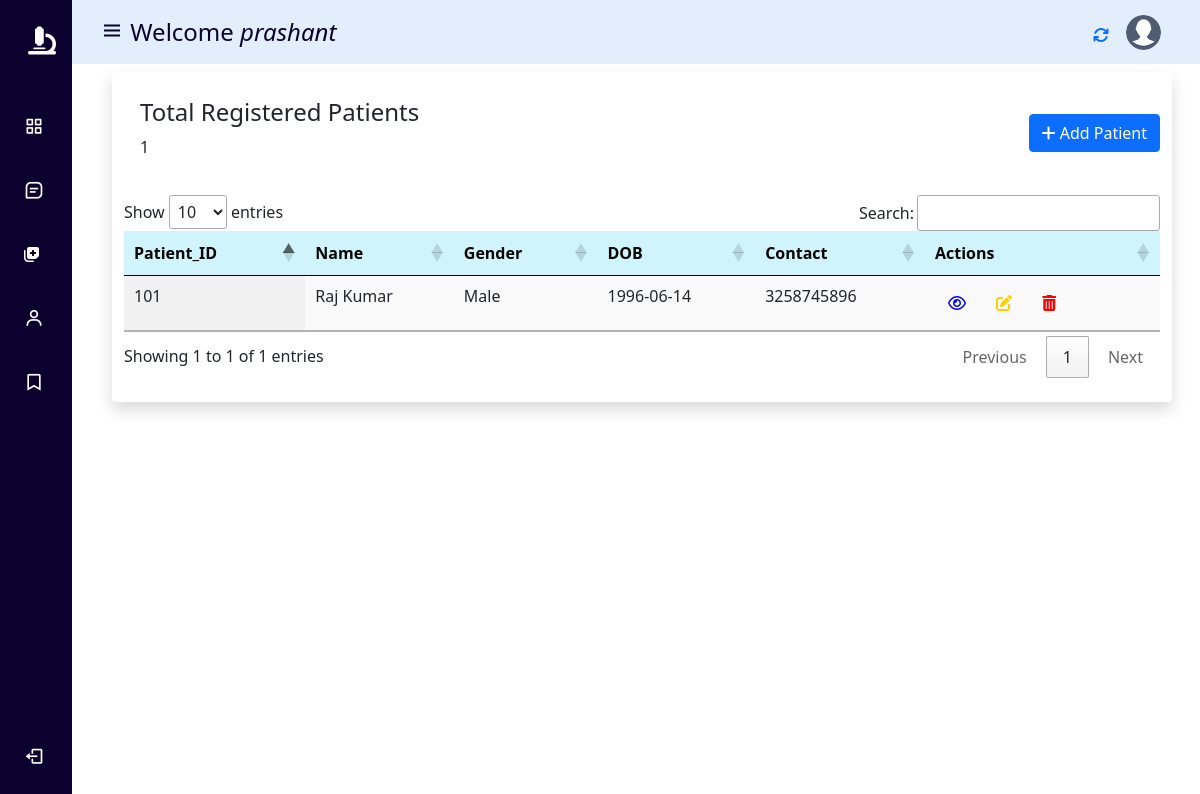
Screenshot of /client/index.php?page=patient (signed in) with the database file from the repository.
### tables this page shows
CREATE TABLE `users` (
  `id` int(50) NOT NULL,
  `name` varchar(250) NOT NULL,
  `email` varchar(200) NOT NULL,
  `contact` decimal(10,0) NOT NULL,
  `username` text NOT NULL,
  `password` text NOT NULL,
  `avatar` text DEFAULT 'login.png'
);

CREATE TABLE `patient` (
  `patient_id` int(30) NOT NULL,
  `username` varchar(50) DEFAULT NULL,
  `name` text NOT NULL,
  `gender` varchar(50) NOT NULL,
  `contact` varchar(150) NOT NULL,
  `email` text NOT NULL,
  `dob` date NOT NULL,
  `address` text NOT NULL,
  `avatar` text DEFAULT NULL,
  `delete_flag` tinyint(1) NOT NULL DEFAULT 0,
  `date_created` datetime NOT NULL DEFAULT current_timestamp(),
  `date_updated` datetime DEFAULT NULL ON UPDATE current_timestamp()
);

### client/pages/patient.php (the view, shortened to what this page needs)
<head>
</head>
<div class="container-fluid-0 mt-4 pb-4">
   <div class="row align-items-center justify-content-between">
    <div class="col-auto mr-auto col-lg-5">
    <div class="card border-0 ">
      <div class="card-body ">
        <div class="row">
          <div class="col-9">
              <div><h4 class="card-title">Total Registered Patients</h4>
              </div>
              <div><p class="card-text">
              <?php
                  $insertQuery = "SELECT * from `patient` where username='$_SESSION[username]'";
                  $result = $conn->query($insertQuery);
                  $rowcount=mysqli_num_rows($result);
                  echo $rowcount;
                  ?>
              </p></div>
          </div>
        </div>
      </div>
    </div>
  </div>
        <div class="col-auto">
            <button class="btn btn-primary"  data-bs-toggle="modal" data-bs-target="#addpatient"><i class="fa-solid fa-plus"></i> Add Patient</button>
        </div>
   </div>
   <div class="conainer-fluid-0">
    <table class="table display" id="myTable">
        <thead class="table-info">
            <tr>
                <th scope="col">Patient_ID</th>
                <th scope="col">Name</th>
                <th scope="col">Gender</th>
                <th scope="col">DOB</th>
                <th scope="col">Contact</th>
                <th scope="col">Actions</th>
            </tr>
        </thead>
        <tbody>
        <?php
            if ($rowcount > 0) {
              while($row = $result->fetch_assoc()) {
                ?>
           <tr>
              <td class="ptid"><?php echo $row["patient_id"]?></td>
              <td><?php echo $row["name"]?></td>
              <td><?php echo $row["gender"]?></td>
              <td><?php echo $row["dob"]?></td>
              <td><?php echo $row["contact"]?></td>
              <td>
                <a class="btn" href="?page=viewpatient&id=<?php echo $row["patient_id"]?>"><i class="fa-regular fa-eye" style="color: blue;"></i></a>
                <a href="" class="btn update" ><i class="fa-solid fa-pen-to-square" style="color: #fad000;"></i></a>
                <a href="" class="btn delete" ><i class="fa fa-trash-alt" style="color: red;"></i></a>
              </td>
           </tr>
           <?php
           }
          } else {
           echo "<tr><td colspan='6' class='text-center'>no record found!</td></tr>";
            }
          ?>
        </tbody>
    </table>
   </div>
</div>

### client/pages/navigation.php (shortened to what this page needs)
<?php
$insertQuery = "SELECT * from `users` where username='$_SESSION[username]'";
$result = $conn->query($insertQuery);
$row = $result->fetch_assoc();
?>
<body id="body-pd">
    <header class="header" id="header">
        <div class="header_toggle mr-5"> <i class='bx bx-menu' id="header-toggle"></i>
        <span class="wel ml-4">Welcome <i><?php echo $row['name']; ?></i></span>
        </div>
        <div class="notification" >
            <div class="row">
              <div class="col-4 mt-2"> <a href=""  onclick="location.reload();" ><i class="fa fa-refresh" aria-hidden="true"></i></a>
              </div>
               <div class="col-8">
                 <img class="mg1" data-toggle="dropdown" aria-haspopup="true" aria-expanded="false" src="<?php echo "img/".$row['avatar']?>" alt="">
               </div>
            </div>
        </div>
    </header>
    <div class="l-navbar" id="nav-bar" style="min-width:72px">
        <nav class="nav dark-navbar">
            <div>
                <div class="nav_logo text-white"><h3> <i class='fa fa-microscope mx-1'></i></h3>
                <span class="nav_logo-name"><h3>PathLab</h3></span> </div>
                <div class="nav_list">
                    <a href="./" class="nav_link" style="text-decoration:none;">
                    <i class='bx bx-grid-alt nav_icon'></i>
                    <span class="nav_name">Dashboard</span> </a>
                    <a href="?page=appointment" class="nav_link" style="text-decoration:none;">
                      <i class='bx bx-message-square-detail nav_icon'></i>
                       <span class="nav_name">Appointments</span> </a>
                    <a href="?page=tests" class="nav_link" style="text-decoration:none;">
                    <i class="fa-solid fa-notes-medical"></i>
                    <span class="nav_name">Test Details</span> </a>
                    <a href="?page=patient" class="nav_link" style="text-decoration:none;">
                    <i class='bx bx-user nav_icon'></i>
                     <span class="nav_name">Patients</span> </a>
                        <a href="?page=report" class="nav_link" style="text-decoration:none;">
                         <i class='bx bx-bookmark nav_icon'></i>
                        <span class="nav_name">Reports & Bill</span> </a>
                </div>
            </div>                <a href class="nav_link" style="text-decoration:none;" data-bs-toggle="modal" data-bs-target="#logout"> <i class='bx bx-log-out nav_icon'></i> <span class="nav_name">Sign Out</span>
                </a>
        </nav>
    </div>
   </body>

### client/css/index.css (style rules this page uses)
:root { --header-height: 3rem;--nav-width: 68px;--first-color: #0a012e;--first-color-light: #afa5d9;--white-color: #F7F6FB;--body-font: 'Nunito', sans-serif;--normal-font-size: 1rem;--z-fixed: 100 }
*,::before,::after { box-sizing: border-box }
body { position: relative;margin: var(--header-height) 0 0 0;padding: 0 1rem;font-family: var(--body-font);font-size: var(--normal-font-size);transition: .5s }
a { text-decoration: none }
.header { width: 100%;height: var(--header-height);position: fixed;top: 0;left: 0;display: flex;align-items: center;justify-content: space-between;padding: 0 1rem;background-color:hwb(213 89% 1%);z-index: var(--z-fixed);transition: .5s }
.header_toggle { color: var(--first-color);font-size: 1.5rem;cursor: pointer }
.mg1 { width:35px;border-radius: 50%; }
.l-navbar { position: fixed;top: 0;left: -30%;width: var(--nav-width);height: 100vh;background-color: var(--first-color);padding: .5rem 1rem 0 0;transition: .5s;z-index: var(--z-fixed) }
.nav { height: 100%;display: flex;flex-direction: column;justify-content: space-between;overflow: hidden }
.nav_logo, .nav_link { display: grid;grid-template-columns: max-content max-content;align-items: center;column-gap: 1rem; padding: .5rem 0 .5rem 1.5rem }
.nav_logo { margin-bottom: 2rem }
.nav_link { position: relative;color:white;margin-bottom: 1.5rem;transition: .3s; }
.nav_icon { font-size: 1.25rem }
@media screen and (min-width: 768px) { body { margin: calc(var(--header-height) + 1rem) 0 0 0;padding-left: calc(var(--nav-width) + 2rem) } }
@media screen and (min-width: 768px) { .header { height: calc(var(--header-height) + 1rem);padding: 0 2rem 0 calc(var(--nav-width) + 2rem) } }
@media screen and (min-width: 768px) { .l-navbar { left: 0;padding: 1rem 1rem 0 0 } }
.card { margin:10px 0 20px 0 ; border-left:3px solid rgb(5, 238, 5); }

### rows the page displays
users: name "prashant", avatar (picture)
patient: patient_id "101", name "Raj Kumar", gender "Male", dob "1996-06-14", contact "3258745896"

### other values shown
$rowcount "1"
